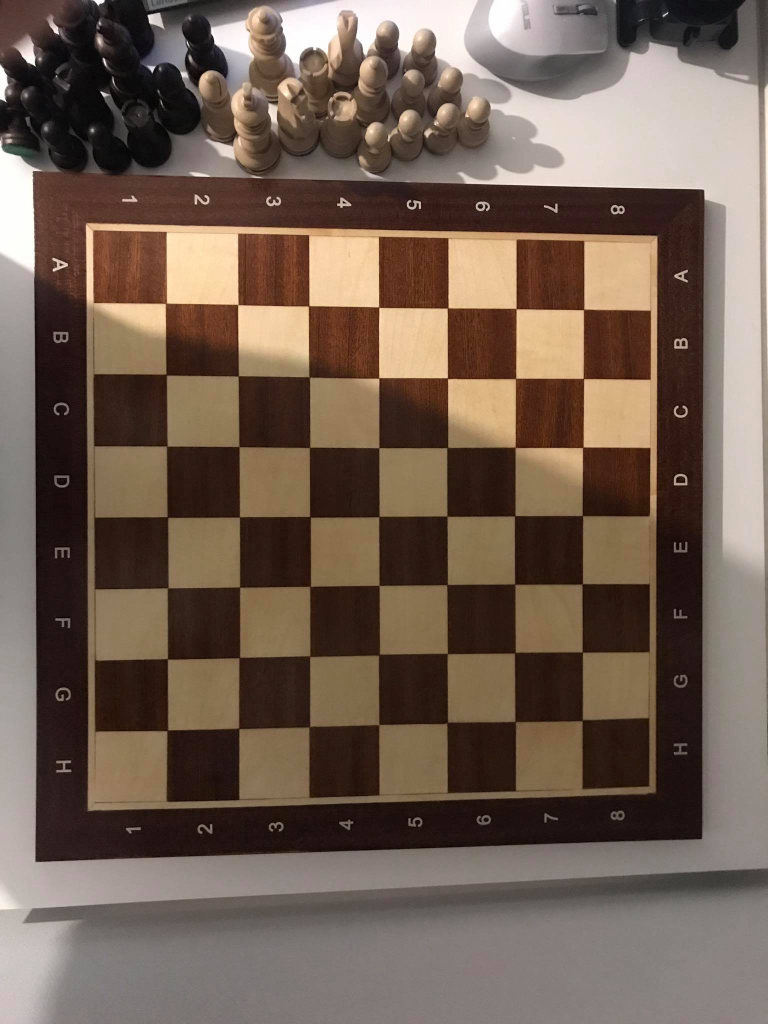
#> input picture photo.jpg, 1536 x 2048 px (shown at 1/2 size)
$ python main.py --input photo.jpg
#> lines starting #> are read from the running program, lines starting #| are printed output that depends on the picture
from __future__ import print_function
import cv2 as cv
import numpy as np
import argparse

src = None
erosion_size = 0
max_elem = 2
max_kernel_size = 21
title_trackbar_element_shape = 'Element:\n 0: Rect \n 1: Cross \n 2: Ellipse'
title_trackbar_kernel_size = 'Kernel size:\n 2n +1'
title_erosion_window = 'Erosion Demo'
title_dilation_window = 'Dilation Demo'


def main(image):
#> called with image = 'photo.jpg'
    global src
    src = cv.imread("photo.jpg")
#> src is the input picture: shape (2048, 1536, 3); mean B, G, R 83.2, 95.7, 113.8
    src = resize_img(src,40)
#> in resize_img, `resized_img = cv.resize(frame, (width, height))`:
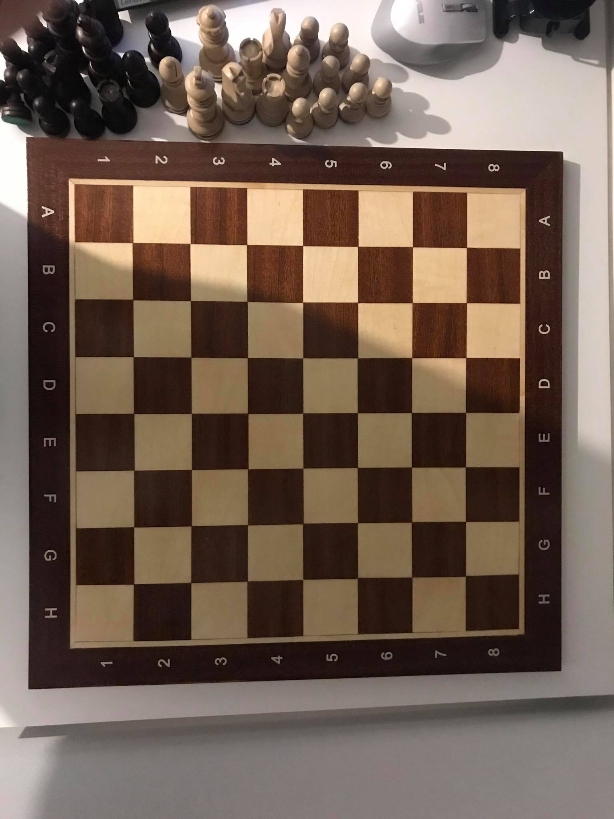
#> resized_img: shape (819, 614, 3); mean B, G, R 83.1, 95.6, 113.7
    if src is None:
        print('Could not open or find the image: ', image)
        exit(0)
    cv.namedWindow(title_erosion_window)
    cv.createTrackbar(title_trackbar_element_shape, title_erosion_window, 0, max_elem, erosion)
#> slider 'Element:\n 0: Rect \n 1: Cross \n' is set to 1
    cv.createTrackbar(title_trackbar_kernel_size, title_erosion_window, 0, max_kernel_size, erosion)
#> slider 'Kernel size:\n 2n +1' is set to 7
    cv.namedWindow(title_dilation_window)
    cv.createTrackbar(title_trackbar_element_shape, title_dilation_window, 0, max_elem, dilatation)
#> slider 'Element:\n 0: Rect \n 1: Cross \n' is set to 1
    cv.createTrackbar(title_trackbar_kernel_size, title_dilation_window, 0, max_kernel_size, dilatation)
#> slider 'Kernel size:\n 2n +1' is set to 7
    erosion(0)
    dilatation(0)
    cv.waitKey()


# optional mapping of values with morphological shapes
def morph_shape(val):
    if val == 0:
        return cv.MORPH_RECT
    elif val == 1:
        return cv.MORPH_CROSS
    elif val == 2:
        return cv.MORPH_ELLIPSE


def resize_img(frame, scale_percent):
    width = int(frame.shape[1] * scale_percent / 100)
    height = int(frame.shape[0] * scale_percent / 100)
    resized_img = cv.resize(frame, (width, height))
    return resized_img


def erosion(val):
#> called with val = 0
    erosion_size = cv.getTrackbarPos(title_trackbar_kernel_size, title_erosion_window)
    erosion_shape = morph_shape(cv.getTrackbarPos(title_trackbar_element_shape, title_erosion_window))

    element = cv.getStructuringElement(erosion_shape, (2 * erosion_size + 1, 2 * erosion_size + 1),
                                       (erosion_size, erosion_size))

    erosion_dst = cv.erode(src, element)
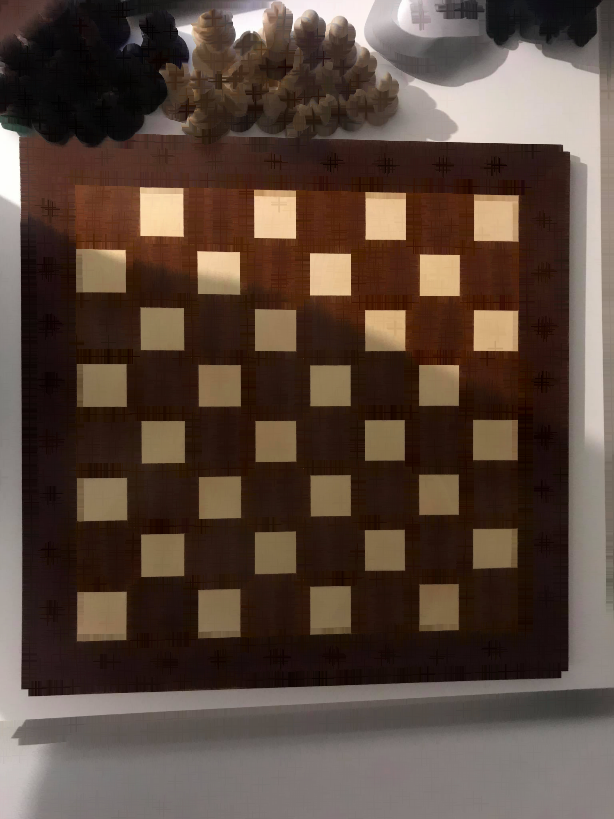
#> erosion_dst: shape (819, 614, 3); mean B, G, R 60.2, 71, 88.6
    cv.imshow(title_erosion_window, erosion_dst)


def dilatation(val):
#> called with val = 0
    dilatation_size = cv.getTrackbarPos(title_trackbar_kernel_size, title_dilation_window)
    dilation_shape = morph_shape(cv.getTrackbarPos(title_trackbar_element_shape, title_dilation_window))
    element = cv.getStructuringElement(dilation_shape, (2 * dilatation_size + 1, 2 * dilatation_size + 1),
                                       (dilatation_size, dilatation_size))
    dilatation_dst = cv.dilate(src, element)
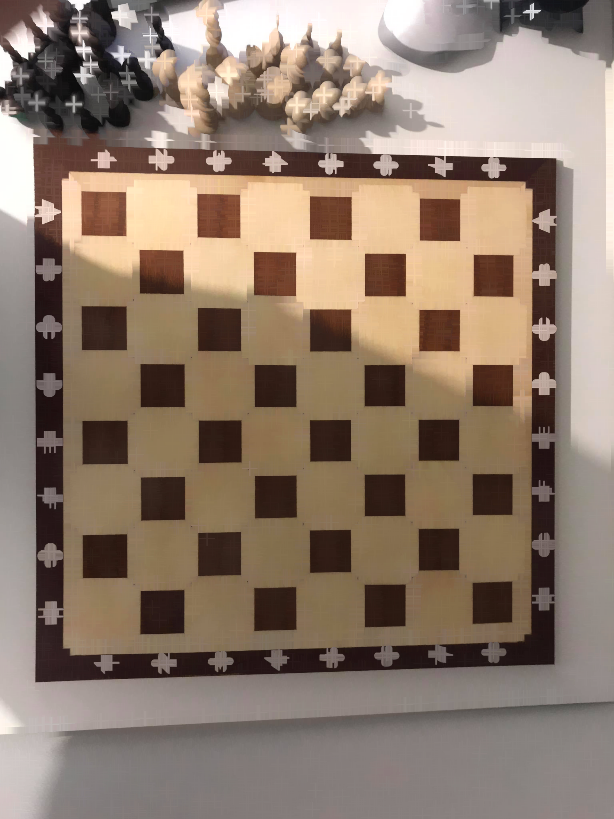
#> dilatation_dst: shape (819, 614, 3); mean B, G, R 108.6, 123.5, 142.1
    cv.imshow(title_dilation_window, dilatation_dst)


if __name__ == "__main__":
    parser = argparse.ArgumentParser(description='Code for Eroding and Dilating tutorial.')
    parser.add_argument('--input', help='Path to input image.', default='LinuxLogo.jpg')
    args = parser.parse_args()
    main(args.input)
